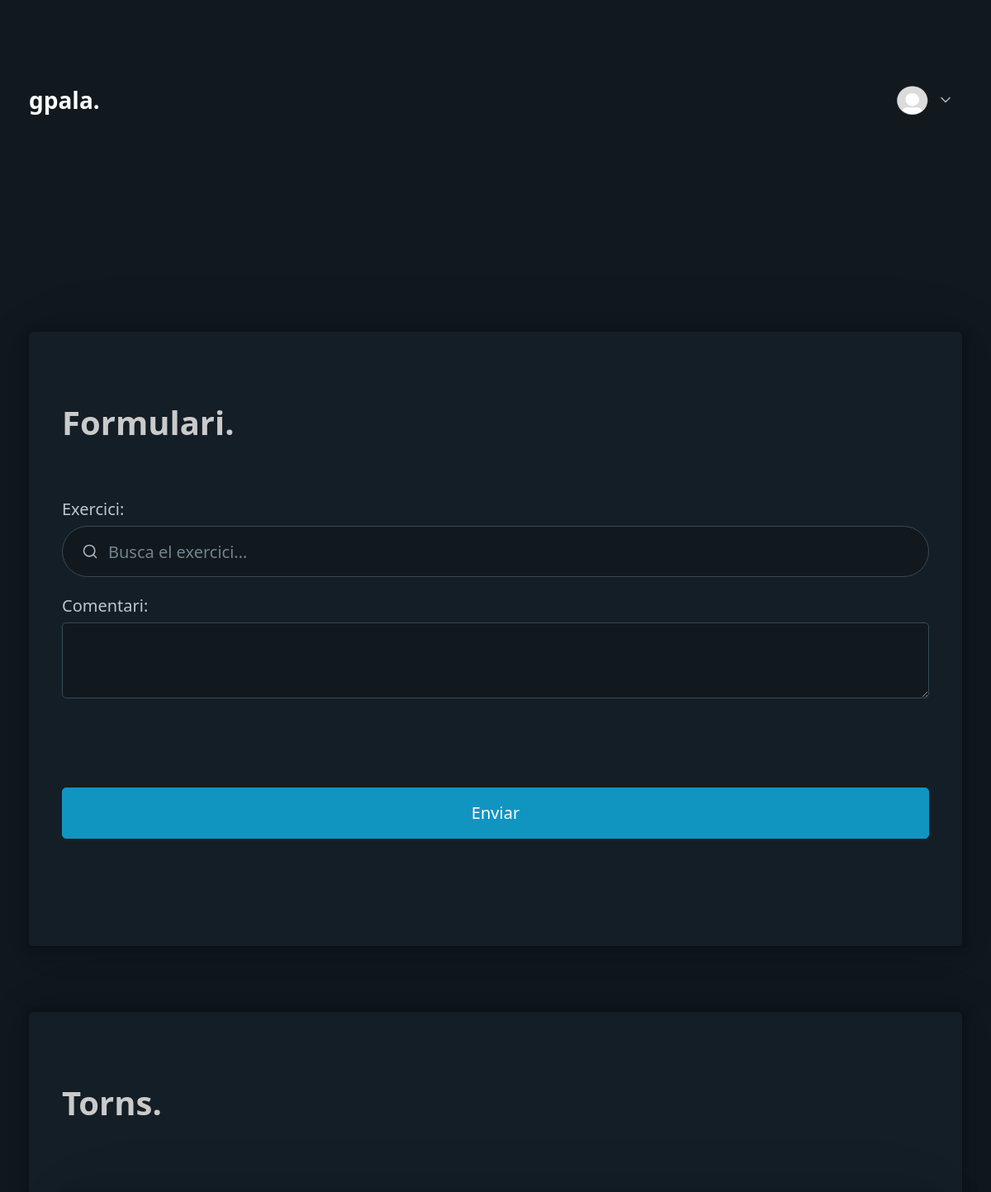
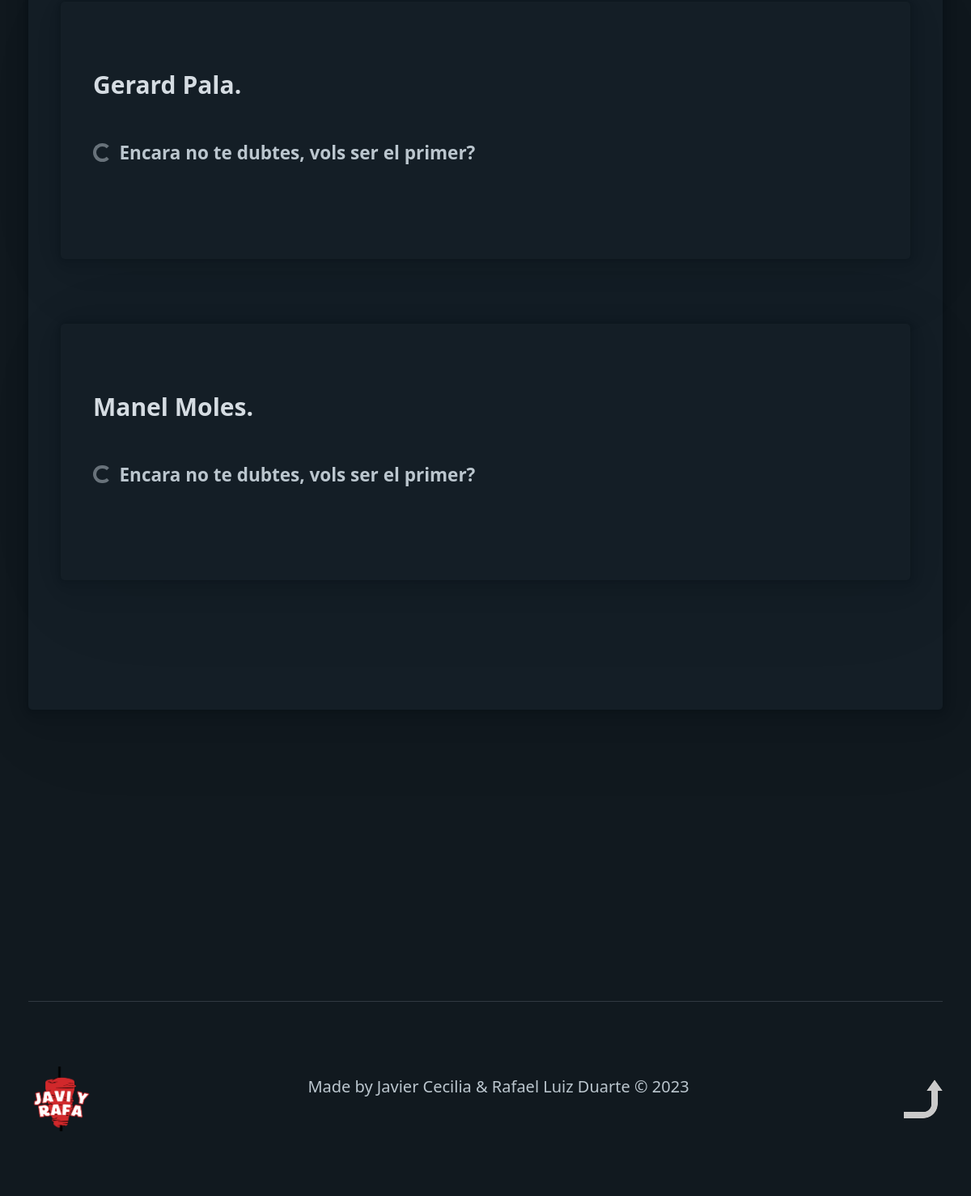
Page /lista.php (signed in) on the committed database (2 pictures, top to bottom).
### tables this page shows
CREATE TABLE usuarios (
    id_usuario INT PRIMARY KEY AUTO_INCREMENT,

    nom VARCHAR(50),
    
    cognom  VARCHAR(100),

    email VARCHAR(255),

    perfil_img LONGTEXT,

    usuario VARCHAR(255),

    password VARCHAR(255),

    permis INTEGER,
    FOREIGN KEY (permis) REFERENCES permis(id_permis)

);

### lista.php (the view, shortened to what this page needs)
<!DOCTYPE html>
<html lang="en" data-theme="dark">
<head>
    <link rel="stylesheet" href="css/pico.min.css">
    <link rel="stylesheet" href="css/style.css">
</head>
<body class="container">
    <?php
    require "database.php";
        $sql = "SELECT * FROM usuarios WHERE usuario = '".$_SESSION["usuario"]."'";
        $usuarios_foto = mysqli_query($con,$sql) or exit(mysqli_error($con));
        $usuario_foto = mysqli_fetch_array($usuarios_foto);
        if ($usuario_foto["perfil_img"] == "") {
            $foto_perfil = "default.png";
        } else {
            $foto_perfil = $usuario_foto["perfil_img"];
        }
    ?>
    <header>
        <nav>
            <ul>
                <li><strong class="title"><?php echo $_SESSION["usuario"] ?>.</strong></li>
            </ul>
            <details role="list" dir="rtl">
                <summary><img class="profile" src="./img/user_img/<?php echo $foto_perfil ?>"></summary>
            </details>
        </nav>
    </header>
    <main>
        <article>
            <h1>Formulari.</h1>
            <form action="pages/consultes/consultes_save.php" method="POST">
            <label for="exercici">Exercici:</label>
            <input type="search" list="browsers" name="browser" id="browser" placeholder="Busca el exercici..."  required>
            <label for="comentari">Comentari:</label>
            <textarea name="comentari" id="comentari" type="text" required></textarea>
            <input type="submit" value="Enviar" role="button" class="boto">
            </form>
        </article>
        <article>
            <h1>Torns.</h1>
            <?php
            $sql = "SELECT * FROM usuarios WHERE permis = 1";
            $profesors = mysqli_query($con,$sql) or exit(mysqli_error($con));
            while($profesor = mysqli_fetch_array($profesors)) { ?>
            <article>
                <h3><?php echo $profesor["nom"]." ".$profesor["cognom"].".";
                $num = 1;
                $sql = "SELECT * FROM consultes WHERE profesor_FK =".$profesor["id_usuario"]." AND acabada = 0";
                $llista_torns = mysqli_query($con,$sql) or exit(mysqli_error($con));
                $sql = "SELECT * FROM consultes WHERE profesor_FK =".$profesor["id_usuario"]." AND acabada = 0";
                $buits = mysqli_query($con,$sql) or exit(mysqli_error($con));
                if (!empty($buit = mysqli_fetch_array($buits))) {
                ?></h3>
                <table role="grid">
                    <thead>
                        <tr>
                            <th>#</th>
                            <th>Alumne</th>
                        </tr>
                    </thead>
                    <tbody>
                        <?php
                        while($llista = mysqli_fetch_array($llista_torns)) { ?>
                        <tr>
                            <td>
                                <?php
                                echo $num
                                ?>
                            </td>
                            <td>
                                <?php
                                $sql = "SELECT * FROM usuarios WHERE id_usuario=".$llista["usuario_consulta_FK"];
                                $usuarios_lista = mysqli_query($con,$sql) or exit(mysqli_error($con));
                                $usuario_lista = mysqli_fetch_array($usuarios_lista);
                                if ($usuario_lista["perfil_img"] == "") {
                                    $foto_perfil = "default.png";
                                } else {
                                    $foto_perfil = $usuario_lista["perfil_img"];
                                }
                                ?>
                                <img class="profile" src="img/user_img/<?php echo $foto_perfil ?>">
                                <?php
                                echo $usuario_lista["nom"]." ".$usuario_lista["cognom"];
                                $num = $num + 1;
                                ?>
                            </td>
                        </tr>
                        <?php } ?>
                    </tbody>
                    <tfoot>
                    </tfoot>
                </table>
                <?php } else {?>
                    <h5 aria-busy="true">Encara no te dubtes, vols ser el primer?</h5>
                <?php } ?>
            </article>
            <?php } ?>
        </article>
    </main>
    <footer id="footer">
        <div>
            <img src="img/logo.png" class="logo">
        </div>
        <div>
            <p>
                Made by Javier Cecilia & Rafael Luiz Duarte © <?php echo date("Y"); ?>
            </p>
        </div>
        <div>
            <a href="#"><img src="img/arrow-up_icon-rev.png" class="flecha"></a>
        </div>
    </footer>
</body>
</html>

### css/style.css (style rules this page uses)
html { scroll-behavior: smooth; }
h1 { color: rgb(202, 202, 202); }
details[role=list] summary:not([role]) { height: calc(1rem * var(--line-height) + var(--form-element-spacing-vertical) * 2 + var(--border-width) * 2); padding: var(--form-element-spacing-vertical) var(--form-element-spacing-horizontal); border-radius: var(--border-radius); background-color: var(--form-element-background-color); color: var(--form-element-placeholder-color); line-height: inherit; border: none !important; cursor: pointer; transition: none !important; }
details[role=list] summary::after, li[role=list]>a::after { height: 40px; }
nav details { margin: auto 0; }
.title { font-size: 28px; font-weight: bold; color: white; }
.boto { margin-top: 80px; }
.profile { width: 40px; height: 40px; border-radius: 50%; }
#footer { display: flex; justify-content: space-between; align-items: center; gap: 40px; margin-top: 200px; border-top: 1px solid #303941; }
#footer p { text-align: center; }
#footer .logo { width: 80px; }

### rows in the picture
usuarios: nom "Gerard", cognom "Pala"
usuarios: nom "Manel", cognom "Moles"

### other values in the picture
$_SESSION["usuario"] "gpala"
